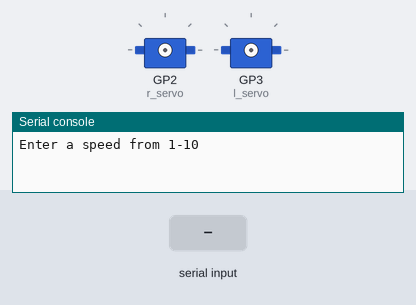
A program run on a simulated Raspberry Pi Pico running MicroPython. Parts: 2 × servo, the last lines printed to the serial console. The inputs (shaded band) are chosen by the test bench. Servo angles are drawn from the pulse width (0.5 ms = 0°, 2.5 ms = 180°).

Above: at 1.2 s.
1.3 s: "5" typed at the serial console, then Enter
At 2.05 s:
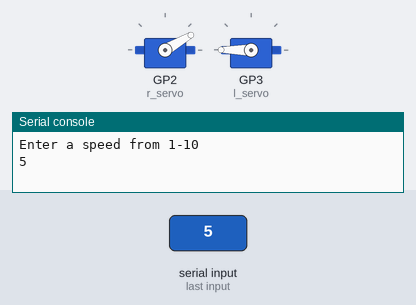
At 2.65 s:
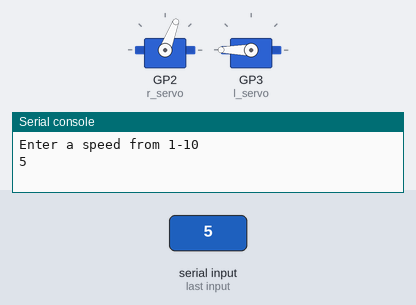
Timing chart, 0 to 19.3 s (numbered marks = the images above; inputs shaded):
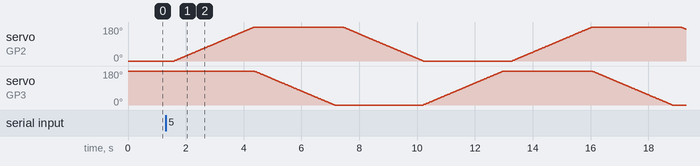

The program:

main.py
```python
from machine import Pin, PWM
import time

r_servo = PWM(Pin(2))
l_servo = PWM(Pin(3))

r_servo.freq(50)
l_servo.freq(50)

#function to set the angle of the servos
def set_angle(servo, angle):
    angle = max(0,min(180, angle))
    duty = int (1638 + (angle/180) * (8192-1638))
    servo.duty_u16(duty)

#The actual speed function will be controlled using an html/js page hosted on the wifi so that the pico can access it
#But for the time being, I will just code a basic speed function
def speed_dps(speed):
    return 5+(speed-1)*15

#Takes the current angle and then moves it to the target angle and returns the target angle as the new current angle
#Moves based on the calculated step from the sleep time and the speed from speed_dps()
def move(current, target, servo, dps):
    sleep_time = 0.02
    step = dps * sleep_time
    while abs(current-target)> step:
        if current < target:
            current+=step
        else:
            current-=step
        set_angle(servo, current)
        time.sleep(sleep_time)
    set_angle(servo,target)
    return target

curr_r = 0
curr_l = 180
speed = int(input("Enter a speed from 1-10"))
dps = speed_dps(speed)

while True:
    #servo horns will be in their respective positions that will allow one to go
    #from 0 degrees to 90 degrees and one from 90 degrees to 180 degrees
    curr_r = move(curr_r,0, r_servo, dps)
    curr_l = move(curr_l,180, l_servo, dps)

    time.sleep(0.3)

    curr_r = move(curr_r,180, r_servo, dps)
    curr_l = move(curr_l,0, l_servo, dps)

    time.sleep(0.3)
```
